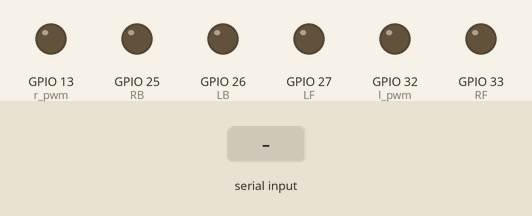
The sketch below on a simulated ESP32. Parts: output pins drawn as LEDs (lit = HIGH). The inputs (shaded band) are chosen by the test bench. Nothing arrives over Bluetooth unless stated.

Above: at 1.2 s.
1.3 s: "B" received over the second serial link
At 1.6 s:
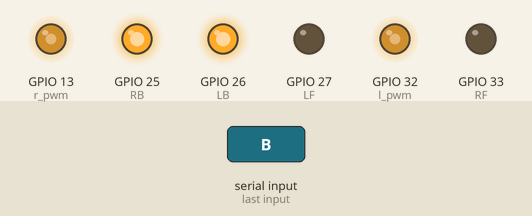
2.8 s: "S" received over the second serial link
At 3.9 s:
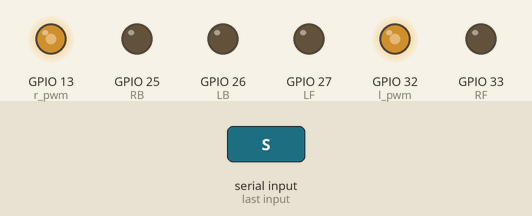
4.3 s: "F" received over the second serial link
At 5.0 s:
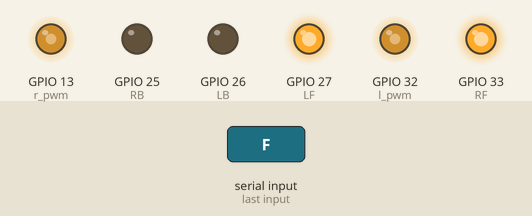
5.8 s: "H" received over the second serial link
At 6.2 s:
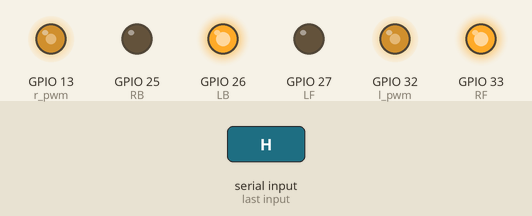
7.3 s: "L" received over the second serial link
At 8.5 s:
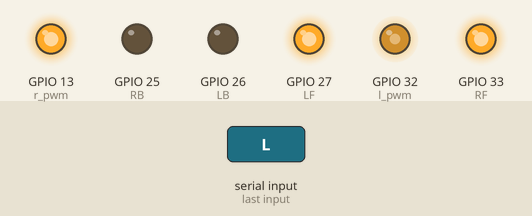
8.8 s: "J" received over the second serial link
At 9.7 s:
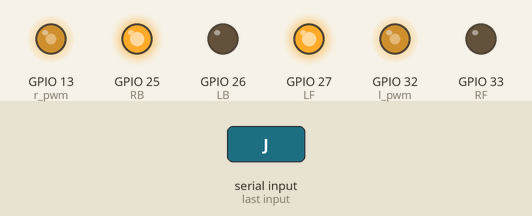
Timing chart, 0 to 11.3 s (numbered marks = the images above; inputs shaded):
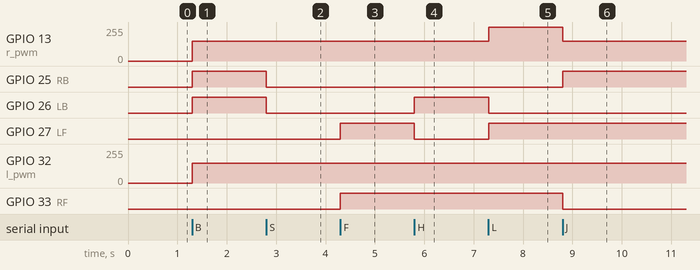

The sketch:

PWM_funcional.ino
```cpp
/*case 'F': goForward(); break;
        case 'L': turnLeft(); break;
        case 'B': goBack(); break;
        case 'R': turnRight(); break;
        case 'S': stop(); break;
        case 'M': turnOnLed(); break;
        case 'm': turnOffLed(); break;
        case 'N': turnOnLed2(); break;
        case 'n': turnOffLed2(); break;
        case 'J':
*/

#include <BluetoothSerial.h>
BluetoothSerial ESP_BT;

#define r_pwm 13
#define l_pwm 32
#define RF 33
#define LF 27
#define RB 25
#define LB 26


int incoming;
int speed = 150;
long duration;
float distanceCm;


void stopC(){
  digitalWrite(RF, LOW);
  digitalWrite(LB, LOW);
  digitalWrite(LF, LOW);
  digitalWrite(RB, LOW);
}

void setup(){
  Serial.begin(9600);
  ESP_BT.begin("roboS");

  pinMode(RF, OUTPUT);
  pinMode(LF, OUTPUT);
  pinMode(LB, OUTPUT);
  pinMode(RB, OUTPUT);
  digitalWrite(RF, LOW);
  digitalWrite(LB, LOW);
  digitalWrite(LF, LOW);
  digitalWrite(RB, LOW);
  Serial.begin(115200);
}

void loop(){
  if(ESP_BT.available()){
    incoming = ESP_BT.read();

if(incoming == 'S'){  // stop all
        digitalWrite(RF,LOW);
        digitalWrite(LB,LOW);
        digitalWrite(LF,LOW);
        digitalWrite(RB,LOW);
      }

      if(incoming == 'B'){ // back
        digitalWrite(RF,LOW);
        digitalWrite(LB,HIGH);
        digitalWrite(LF,LOW);
        digitalWrite(RB,HIGH);
        analogWrite(l_pwm,speed);
        analogWrite(r_pwm,speed);
      }

      if(incoming == 'F'){
            digitalWrite(RF, HIGH);
            digitalWrite(LB, LOW);
            digitalWrite(LF, HIGH);
            digitalWrite(RB, LOW);
            analogWrite(l_pwm, speed);
            analogWrite(r_pwm, speed);

         }
      }
      if (incoming == 'H'){ // back left
         digitalWrite(RF, HIGH);
         digitalWrite(LB, HIGH);
         digitalWrite(LF, LOW);
         digitalWrite(RB, LOW);
         analogWrite(l_pwm, speed);
         analogWrite(r_pwm, speed);
      }
      if(incoming == 'L'){ // left
        digitalWrite(RF, HIGH);
        digitalWrite(LB, LOW);
        digitalWrite(LF, HIGH);
        digitalWrite(RB, LOW);
        analogWrite(l_pwm, 150);
        analogWrite(r_pwm, 255);
      }
      if(incoming == 'G'){  //forward left
        digitalWrite(RF,HIGH);
        digitalWrite(LB,LOW);
        digitalWrite(LF,HIGH);
        digitalWrite(RB,LOW);
        analogWrite(l_pwm,150);
        analogWrite(r_pwm,255);
       }
      if(incoming == 'J'){ //backright
        digitalWrite(RF,LOW);
        digitalWrite(LB,LOW);
        digitalWrite(LF,HIGH);
        digitalWrite(RB,HIGH);
        analogWrite(l_pwm,speed);
        analogWrite(r_pwm,speed);
       }
      if(incoming == 'R'){ // right
        digitalWrite(RF,HIGH);
        digitalWrite(LB,LOW);
        digitalWrite(LF,HIGH);
        digitalWrite(RB,LOW);
        analogWrite(l_pwm,255);
        analogWrite(r_pwm,150);
      }
      if (incoming == 'I'){ // forward right
        digitalWrite(RF,HIGH);
        digitalWrite(LB,LOW);
        digitalWrite(LF,HIGH);
        digitalWrite(RB,LOW);
        analogWrite(l_pwm,255);
        analogWrite(r_pwm,190);
      }

}
```

Measured:
- after the input at 1.3 s, GPIO 13 (r_pwm), GPIO 32 (l_pwm): 0/255 → 150/255 at once; GPIO 25 (RB), GPIO 26 (LB): LOW → HIGH at once
- after the input at 2.8 s, GPIO 25 (RB), GPIO 26 (LB): HIGH → LOW at once
- after the input at 4.3 s, GPIO 27 (LF), GPIO 33 (RF): LOW → HIGH at once
- after the input at 5.8 s, GPIO 26 (LB): LOW → HIGH at once; GPIO 27 (LF): HIGH → LOW at once
- after the input at 7.3 s, GPIO 13 (r_pwm): 150/255 → 255/255 at once; GPIO 26 (LB): HIGH → LOW at once; GPIO 27 (LF): LOW → HIGH at once
- after the input at 8.8 s, GPIO 13 (r_pwm): 255/255 → 150/255 at once; GPIO 25 (RB): LOW → HIGH at once; GPIO 33 (RF): HIGH → LOW at once
